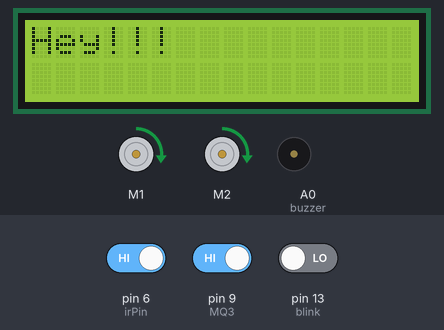
The sketch below on a simulated Arduino Uno, built with avr-gcc and run on an emulated ATmega328P. Parts: 2 × DC motor (green arrow = forward, orange = backward, longer = faster), 16×2 character LCD, buzzer (waves = sounding). The inputs (shaded band) are chosen by the test bench; at power-on: pin 9 (MQ3) HIGH, pin 6 (irPin) HIGH, pin 13 (blink) LOW.

Above: at 1.04 s.
1.3 s: pin 9 (MQ3) driven LOW
At 3.9 s:
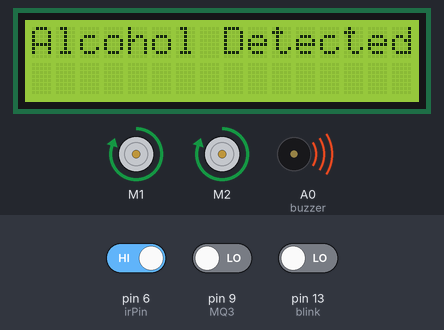
4.1 s: pin 6 (irPin) driven LOW
At 5.3 s:
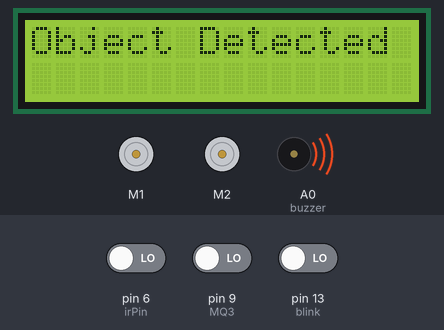
5.6 s: pin 13 (blink) driven HIGH
At 7.4 s:
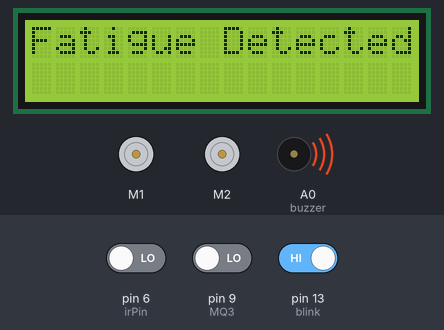
8.0 s: pin 6 (irPin) driven HIGH
At 8.3 s:
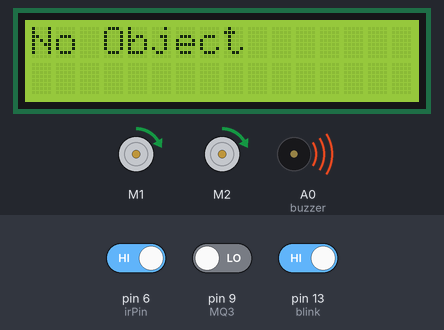
9.5 s: pin 9 (MQ3) driven HIGH
At 10.6 s:
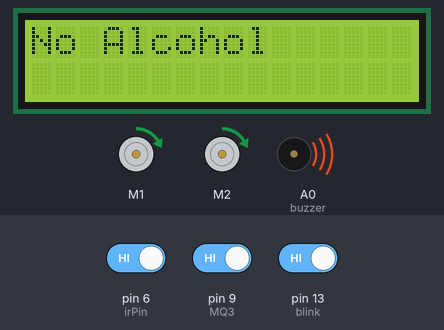
11.0 s: pin 13 (blink) driven LOW
At 11.7 s:
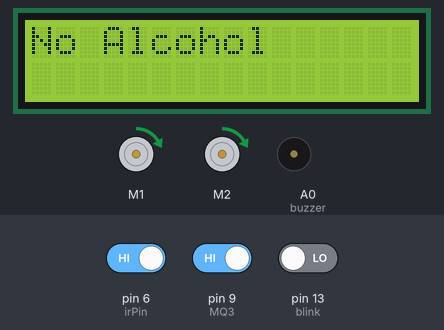
Timing chart, 0 to 13.5 s (numbered marks = the images above; inputs shaded):
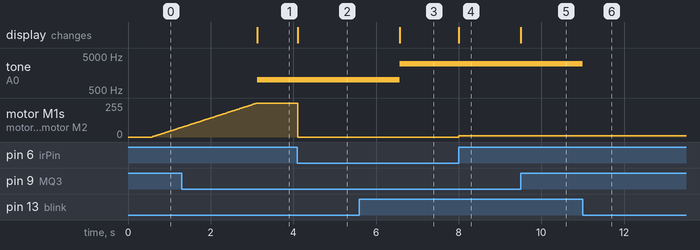

Measured:
- after the input at 1.3 s, tone on A0 (buzzer): silent → 1000 Hz after 1.8 s; the display: changes after 1.8 s (image 1)
- after the input at 4.1 s, motor M1, motor M2: forward 254/255 → stopped at once; the display: changes at once (image 2)
- after the input at 5.6 s, tone on A0 (buzzer): 1000 Hz → 3000 Hz after 0.98 s; the display: changes after 0.98 s (image 3)
- after the input at 8.0 s, motor M1, motor M2: stopped → forward 10/255 at once; the display: changes at once (image 4)
- after the input at 9.5 s, the display: changes at once (image 5)
- after the input at 11.0 s, tone on A0 (buzzer): 3000 Hz → silent at once

The sketch:

source_code.ino
```cpp
#include <AFMotor.h>
#include <LiquidCrystal.h>

// Create motor objects
AF_DCMotor motor1(1); //1 indicates the port(M1) of the shield used to connect motor
AF_DCMotor motor2(2);

// Define arduino port numbers used with variable names
int irPin=6;
int MQ3=9;
int blink=13;
int buzzer=A0; //A0 is an analog pin but can be used as a digital pin

// Set all sensors output to HIGH by default
int irsensor_output=HIGH;
int blink_output=HIGH;
int alcohol_output=HIGH;

// Extra flags and counter variables
int flag_1=0;
int flag_2=0;
int flag_3=0;
int count=0;
int stop=0;

// Set up the arduino ports used by LCD display
const int rs = 10, en = 11, d4 = 5, d5 = 1, d6 = 3, d7 = 2;
//Create a lcd object
LiquidCrystal lcd(rs, en, d4, d5, d6, d7);

//Code which is executed at the start
void setup()
{
  //initialize all pins
  pinMode(irPin,INPUT);
  pinMode(MQ3,INPUT);
  pinMode(blink,INPUT);
  pinMode(buzzer,OUTPUT);
  //start and stop both motors
  motor1.setSpeed(200);
  motor1.run(FORWARD);
  motor1.run(RELEASE);
  motor2.setSpeed(200);
  motor2.run(FORWARD);
  motor2.run(RELEASE);
  //initialize LCD
  lcd.begin(16, 2);
  lcd.print("Hey!!!");
}

void check_proximity(int* flag_1)
{
  irsensor_output=digitalRead(irPin);//read IR sensor output
  if(irsensor_output==LOW)//when object found set flag_1 to 1
    *flag_1=1;
  else
    *flag_1=0;
}

void check_alcohol(int* flag_2)
{
  alcohol_output=digitalRead(MQ3);//read MQ3 sensor output
  if(*flag_2==0 && alcohol_output==LOW)
  {
    *flag_2=1;
    lcd.clear();
    lcd.setCursor(0,0);
    lcd.print("Alcohol Detected");
    lcd.display();
  }
  else if(*flag_2==1 && alcohol_output==HIGH)
  {
    *flag_2=0;
    lcd.clear();
    lcd.setCursor(0,0);
    lcd.print("No Alcohol");
    lcd.display();
  }
}
void check_blink(int* flag_3)
{
  blink_output=digitalRead(blink);//read eye blink sensor output
  if(blink_output==HIGH)//increment count if eye is closed
  {
    count=count+1;
  }
  else
  {
    count=0;
    *flag_3=0;
  }
  if(count==6000)//approx 3sec
  {
    lcd.clear();
    lcd.setCursor(0,0);
    lcd.print("Fatigue Detected");
    lcd.display();
    *flag_3=1;
  }
}

void loop()
{
  lcd.display();
  delay(500);

	// Turn on motor
	motor1.run(FORWARD);
  motor2.run(FORWARD);

	// Accelerate from zero to maximum speed
	for (int i=0; i<255; i++)
	{
		motor1.setSpeed(i);
    motor2.setSpeed(i);
		delay(10);
	}

	while(1)//continously keep checking all sensors
  {
    lcd.display();
    check_proximity(&flag_1);
    if(stop==0 && flag_1==1) //if motor was running and just detected object
    {
      lcd.clear();
      lcd.setCursor(0,0);
      lcd.print("Object Detected");
      lcd.display();
      stop=1; //flag indicating that motor stopped
      motor1.run(RELEASE);
      motor2.run(RELEASE);
    }
    if(stop==1 && flag_1==0)//if motor was released and no object is detected
    {
      lcd.clear();
      lcd.setCursor(0,0);
      lcd.print("No Object");
      lcd.display();
      stop=0; //flag indicating motor is started
      motor1.run(FORWARD);
      motor2.run(FORWARD);
      motor1.setSpeed(10);
      motor2.setSpeed(10);
    }
    check_alcohol(&flag_2);
    check_blink(&flag_3);
    if(flag_3==1)//buzzer at 3000Hz if fatigue detected
      tone(buzzer,3000);
    else if (flag_2==1)//buzzer at 1000Hz if alcohol detected
      tone(buzzer,1000);
    else
      noTone(buzzer);
  }
}
```
